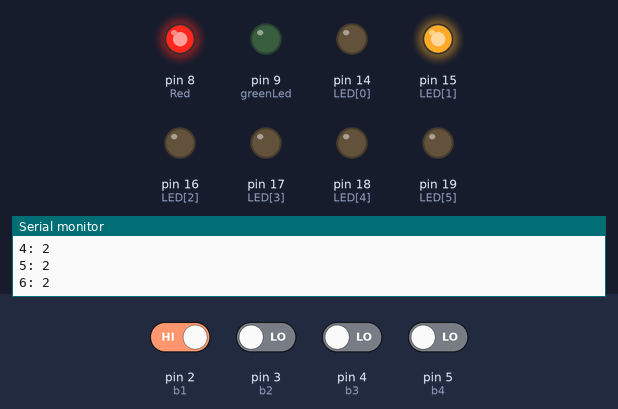
Recording of a sketch running on a simulated Arduino Uno, built with avr-gcc and run on an emulated ATmega328P. On the bench: output pins drawn as LEDs (lit = HIGH), the last lines printed to the serial monitor. The inputs (shaded band) are chosen by the test bench; at power-on: pin 2 (b1) HIGH, pin 3 (b2), pin 4 (b3), pin 5 (b4) LOW.

Above: at 1.3 s.
1.4 s: pin 2 (b1) driven LOW
At 3.6 s:
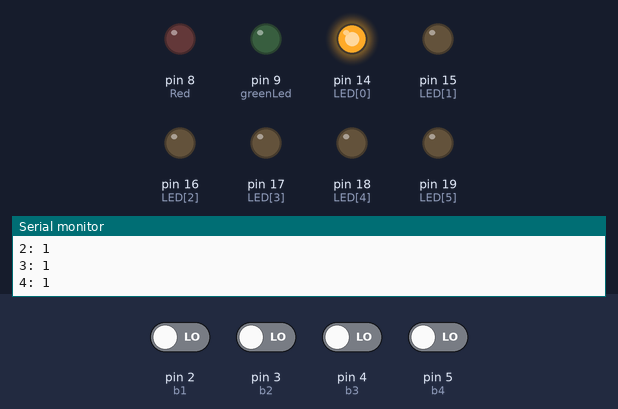
4.4 s: pin 2 (b1) driven HIGH
At 5.9 s:
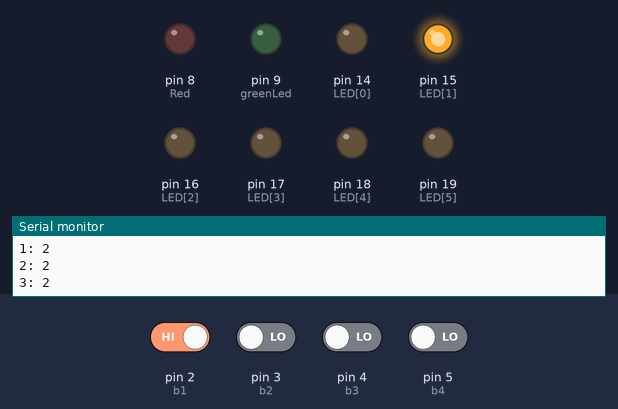
7.4 s: pin 3 (b2) driven HIGH
At 8.8 s:
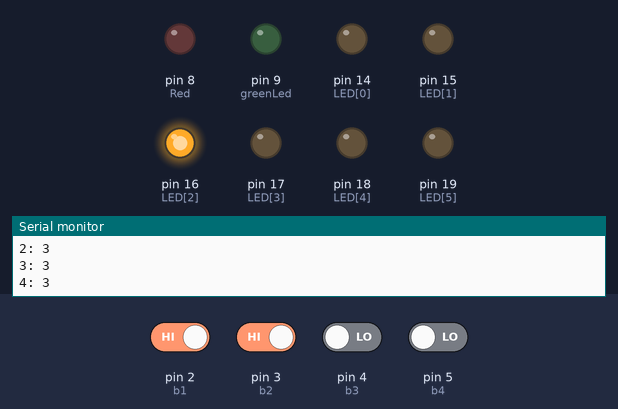
10.4 s: pin 4 (b3) driven HIGH
At 11.1 s:
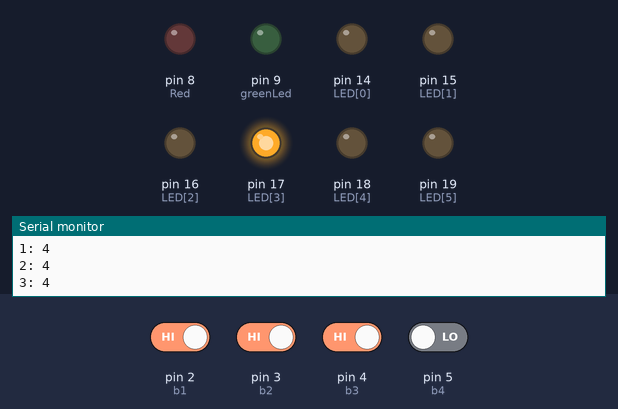
13.4 s: pin 3 (b2) driven LOW
At 14.8 s:
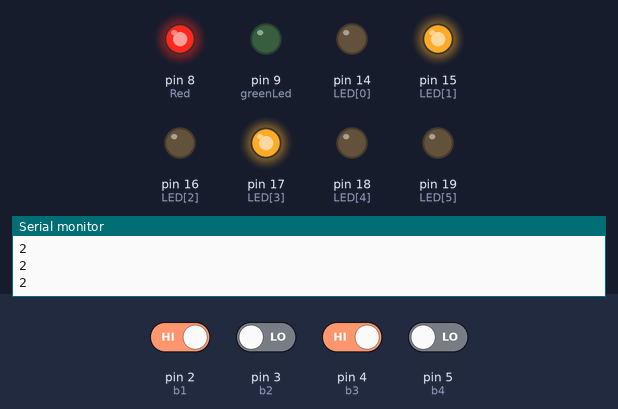
16.4 s: pin 2 (b1) driven LOW
At 17.7 s:
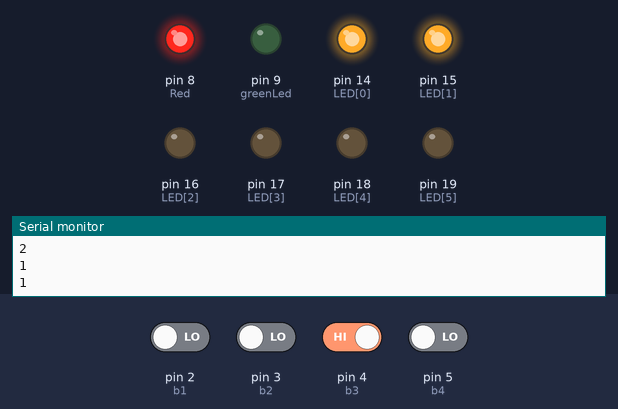
Timing chart, 0 to 20.4 s (numbered marks = the images above; inputs shaded):
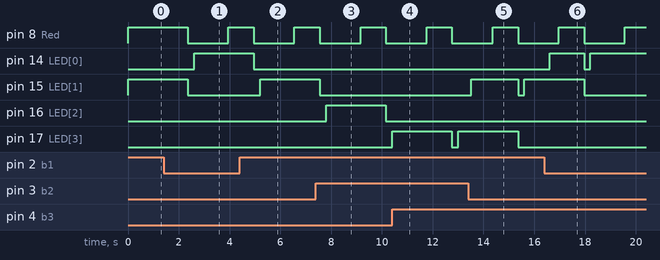

Measured:
- after the input at 1.4 s, pin 14 (LED[0]): LOW → HIGH after 1.2 s; pin 15 (LED[1]): goes on until 2.4 s, then stays LOW
- after the input at 4.4 s, pin 14 (LED[0]): goes on until 5.0 s, then stays LOW; pin 15 (LED[1]): LOW → HIGH after 0.80 s
- after the input at 7.4 s, pin 15 (LED[1]): goes on until 7.6 s, then stays LOW; pin 16 (LED[2]): LOW → HIGH after 0.41 s, → LOW 2.4 s later
- after the input at 10.4 s, pin 16 (LED[2]): stays LOW (without the input it goes to HIGH after 0.01 s); pin 17 (LED[3]): LOW → HIGH at once, → LOW 2.4 s later, → HIGH 0.25 s later
- after the input at 13.4 s, pin 15 (LED[1]): LOW → HIGH after 0.11 s, → LOW 1.9 s later, → HIGH 0.25 s later; pin 17 (LED[3]): goes on until 15.4 s, then stays LOW
- after the input at 16.4 s, pin 14 (LED[0]): LOW → HIGH after 0.21 s, → LOW 1.4 s later, → HIGH 0.25 s later; pin 15 (LED[1]): goes on until 18.0 s, then stays LOW

The sketch:

Combination_Lock_Using_Arduino.ino
```cpp
const int b1 = 2;       // first button is on pin 8
const int b2 = 3;       // second is on pin 9
const int b3 = 4;       // third is pin 10
const int b4 = 5;       // fourth is pin 11
const int b5 = 6;       // third is pin 10
const int b6 = 7;       // fourth is pin 11
const int Red = 8;      // red LED is on pin 4
const int greenLed = 9; // green LED is pin 12

int code[] = {6, 5, 5, 4, 3, 2};
int entered[7];
const int LED[] = {14, 15, 16, 17, 18, 19};

void checkEntered1(int button);

void setup()
{                       // run once at sketch startup
    Serial.begin(9600); // begin Serial

    pinMode(b1, INPUT); // button 1 is an input
    pinMode(b2, INPUT); // button 2 is an inputMi
    pinMode(b3, INPUT); // button 3 is an input
    pinMode(b4, INPUT); // button 4 is an input
    pinMode(b5, INPUT); // button 3 is an input
    pinMode(b6, INPUT); // button 4 is an input

    pinMode(Red, OUTPUT);      // the red LED is an output
    pinMode(greenLed, OUTPUT); // the green LED is an output

    digitalWrite(Red, HIGH); // turn the red LED on

    for (int i = 0; i < 6; i++)
    {                               // work through numbers 0-3
        Serial.println(code[i]);    // print each digit of the code
        Serial.println(entered[i]); // print each element of the entered[]
                                    // array (this was for me to check that it started at 0
        pinMode(LED[i], OUTPUT);
    }
}

void loop()
{ // run repeatedly
    if (digitalRead(b1) == LOW)
    {                     // if b1 is pressed
        checkEntered1(1); // call checkEntered and pass it a 1

        delay(250); // wait, needed for correct functioning, otherwise
                    // buttons are deemed to be pressed more than once
    }
    else if (digitalRead(b2) == LOW)
    {                     // if b2 is pressed
        checkEntered1(2); // call checkEntered1 and pass it a 2

        delay(250); // wait
    }
    else if (digitalRead(b3) == LOW)
    {                     // if b3 is pressed
        checkEntered1(3); // call checkEntered1 and pass it a 3

        delay(250); // wait
    }
    else if (digitalRead(b4) == LOW)
    {                     // if b4 is pressed
        checkEntered1(4); // call checkEntered1 and pass it a 4

        delay(250); // wait
    }
    else if (digitalRead(b5) == LOW)
    {                     // if b4 is pressed
        checkEntered1(5); // call checkEntered1 and pass it a 4

        delay(250); // wait
    }
    else if (digitalRead(b6) == LOW)
    {                     // if b4 is pressed
        checkEntered1(6); // call checkEntered1 and pass it a 4

        delay(250); // wait
    }
}

void checkEntered1(int button)
{ // check the first element of the entered[] array
    digitalWrite(LED[button - 1], HIGH);
    if (entered[0] != 0)
    {                          // if it is not a zero, i.e. it has already been inputted
        checkEntered2(button); // move on to checkEntered2, passing it "button"
    }

    else if (entered[0] == 0)
    {                        // if it is zero, i.e. if it hasn't been defined with a button yet
        entered[0] = button; // set the first element as the button that has been pressed
        Serial.print("1: ");
        Serial.println(entered[0]); // for debugging
    }
}

void checkEntered2(int button)
{ // check the second element of the entered[] array
    digitalWrite(LED[button - 1], HIGH);
    if (entered[1] != 0)
    {                          // if it is not a zero, i.e. it has already been inputted
        checkEntered3(button); // move on to checkEntered3, passing it "button"
    }

    else if (entered[1] == 0)
    {                        // if it is zero, i.e. if it hasn't been defined with a button yet
        entered[1] = button; // set the second element as the button that has been pressed
        Serial.print("2: ");
        Serial.println(entered[1]); // for debugging
    }
}

void checkEntered3(int button)
{ // check the third element of the entered[] array
    digitalWrite(LED[button - 1], HIGH);
    if (entered[2] != 0)
    {                          // if it is not a zero, i.e. it has already been inputted
        checkEntered4(button); // move on to checkEntered4, passing it "button"
    }

    else if (entered[2] == 0)
    {                        // if it is zero, i.e. if it hasn't been defined with a button yet
        entered[2] = button; // set the third element as the button that has been pressed
        Serial.print("3: ");
        Serial.println(entered[2]); // for debugging
    }
}

void checkEntered4(int button)
{ // check the third element of the entered[] array
    digitalWrite(LED[button - 1], HIGH);
    if (entered[3] != 0)
    {                          // if it is not a zero, i.e. it has already been inputted
        checkEntered5(button); // move on to checkEntered4, passing it "button"
    }

    else if (entered[3] == 0)
    {                        // if it is zero, i.e. if it hasn't been defined with a button yet
        entered[3] = button; // set the third element as the button that has been pressed
        Serial.print("4: ");
        Serial.println(entered[3]); // for debugging
    }
}

void checkEntered5(int button)
{ // check the third element of the entered[] array
    digitalWrite(LED[button - 1], HIGH);
    if (entered[4] != 0)
    {                          // if it is not a zero, i.e. it has already been inputted
        checkEntered6(button); // move on to checkEntered4, passing it "button"
    }

    else if (entered[4] == 0)
    {                        // if it is zero, i.e. if it hasn't been defined with a button yet
        entered[4] = button; // set the third element as the button that has been pressed
        Serial.print("5: ");
        Serial.println(entered[4]); // for debugging
    }
}

void checkEntered6(int button)
{ // check the fourth element of the entered[] array
    digitalWrite(LED[button - 1], HIGH);
    if (entered[5] == 0)
    {                        // if it is zero, i.e. if it hasn't been defined with a button yet
        entered[5] = button; // set the final element as the button that has been pressed
        Serial.print("6: ");
        Serial.println(entered[5]); // for debugging
        delay(100);                 // allow time for processing
        compareCode();              // call the compareCode function
    }
}

void compareCode()
{ // checks if the code entered is correct by comparing the code[] array with the entered[] array
    for (int i = 0; i < 6; i++)
    { // these three lines are for debugging
        Serial.println(entered[i]);
    }
    if ((entered[0] == code[0]) && (entered[1] == code[1]) && (entered[2] == code[2]) && (entered[3] == code[3]) && (entered[4] == code[4]) && (entered[5] == code[5]))
    {                                 // if all the elements of each array are equal
        digitalWrite(Red, LOW);       // turn the red LED off
        digitalWrite(greenLed, HIGH); // turn the green LED on
        delay(1000);                  // wait for a bit
        digitalWrite(greenLed, LOW);  // turn the green LED off

        for (int i = 0; i < 7; i++)
        { // this next loop is for debugging
            entered[i] = 0;
        }

        loop(); // return to loop() (not really necessary)
    }

    else
    { // if you (or the intruder) get the code wrong

        digitalWrite(Red, HIGH);
        delay(1000);
        digitalWrite(Red, LOW);
        Serial.println("Red OFF");
        for (int i = 0; i < 7; i++)
        { // this next loop is for debugging
            entered[i] = 0;
        }
    }
    close_all();
}

void close_all()
{
    digitalWrite(LED[0], LOW);
    digitalWrite(LED[1], LOW);
    digitalWrite(LED[2], LOW);
    digitalWrite(LED[3], LOW);
    digitalWrite(LED[4], LOW);
    digitalWrite(LED[5], LOW);
}
```
